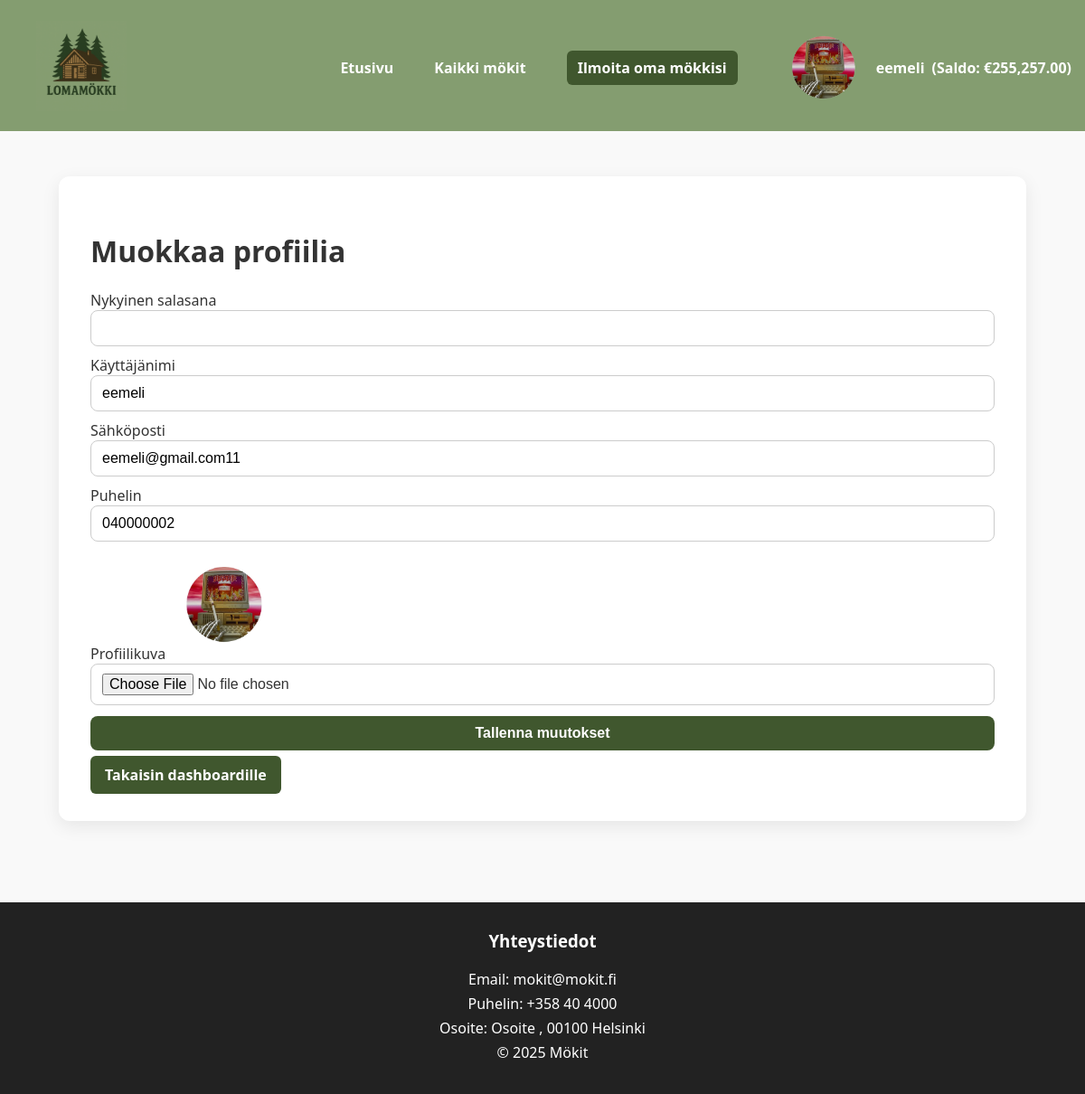
The page /edit_profile.php (signed in) on the database its author committed.
### tables this page shows
CREATE TABLE `users` (
  `id` int(11) NOT NULL,
  `username` varchar(100) NOT NULL,
  `email` varchar(255) NOT NULL,
  `phone` varchar(30) NOT NULL,
  `profile_image` varchar(255) DEFAULT NULL,
  `password` varchar(255) NOT NULL,
  `created_at` timestamp NOT NULL DEFAULT current_timestamp(),
  `balance` decimal(10,2) DEFAULT 0.00,
  `role` enum('admin','user') NOT NULL DEFAULT 'user'
);

### edit_profile.php (the view, shortened to what this page needs)
<?php
require 'config.php';
include 'header.php';
$stmt = $pdo->prepare("SELECT username, email, phone, profile_image, password FROM users WHERE id = ?");
$stmt->execute([$_SESSION['user_id']]);
$user = $stmt->fetch();
?>
<!doctype html>
<html lang="fi">
<head>
<link rel="stylesheet" href="style.css">
</head>
<body>
<main class="add_cabin">
  <h1>Muokkaa profiilia</h1>
  <form method="post" enctype="multipart/form-data">
      <label>Nykyinen salasana
        <input type="password" name="current_password" required>
      </label>
      <label>Käyttäjänimi
        <input type="text" name="username" value="<?=htmlspecialchars($user['username'])?>" required>
      </label>
      <label>Sähköposti
        <input type="email" name="email" value="<?=htmlspecialchars($user['email'])?>" required>
      </label>
      <label>Puhelin
        <input type="tel" name="phone" value="<?=htmlspecialchars($user['phone'])?>" required>
      </label>
      <label>Profiilikuva
        <?php if (!empty($user['profile_image'])): ?>
            <img src="<?=htmlspecialchars($user['profile_image'])?>" alt="Profiili" class="profile-preview">
        <?php endif; ?>
        <input type="file" name="profile_image" accept="image/*">
      </label>
      <button type="submit">Tallenna muutokset</button>
  </form>
  <a href="dashboard.php" class="btn back-btn">Takaisin dashboardille</a>
</main>
</body>
</html>
<?php include 'footer.php'; ?>

### header.php (shortened to what this page needs)
<?php
require 'config.php';
$user = null;
$user_balance = 0;
if (isset($_SESSION['user_id'])) {
    $stmt = $pdo->prepare("SELECT * FROM users WHERE id = ?");
    $stmt->execute([$_SESSION['user_id']]);
    $user = $stmt->fetch();
    $user_balance = $user['balance'] ?? 0;
}
?>
<header>
  <div class="header-flex" style="display:flex;justify-content:space-between;align-items:center;padding:20px 0;">
<a href="index.php"><img src="images/logo.png" width="100" alt="Lomamökki logo" style="margin-left:40px;"></a>
    <nav style="display:flex;align-items:center;gap:15px;">
      <a href="index.php" style="color:#fff;text-decoration:none;font-weight:600;">Etusivu</a>
      <a href="all_cabins.php" style="color:#fff;text-decoration:none;font-weight:600;">Kaikki mökit</a>
      <a href="<?= isset($_SESSION['user_id']) ? 'add_cabin.php' : 'login.php'; ?>" class="btn" style="color:#fff;background:#40572e;padding:8px 12px;border-radius:6px;">Ilmoita oma mökkisi</a>
      <?php if ($user): ?>
      <div class="profile-dropdown" style="position:relative;">
        <a href="#" style="display:flex;align-items:center;color:#fff;text-decoration:none;">
          <img src="<?=htmlspecialchars($user['profile_image'] ?? 'default-avatar.png')?>" alt="Profiili" class="profile-pic" style="width:100px;height:100px;border-radius:50%;object-fit:cover;margin-right:8px;">
          <?=htmlspecialchars($user['username'])?>
          <span style="margin-left:8px;font-weight:600;">(Saldo: €<?=number_format($user_balance, 2)?>)</span>
        </a>
      </div>
      <?php else: ?>
        <a href="login.php" style="color:#fff;text-decoration:none;font-weight:600;">Kirjaudu / Rekisteröidy</a>
      <?php endif; ?>
    </nav>
  </div>
</header>

### style.css (style rules this page uses)
body { font-family: 'Segoe UI', Tahoma, Geneva, Verdana, sans-serif; margin: 0; color: #333; background-color: #f9f9f9; display: flex; flex-direction: column; min-height: 100vh; }
header { background-color: #849D70; color: #fff; padding: 5x 0; margin-bottom: auto; text-align: center; }
header nav { margin-top: 5px; }
header nav a { color: #fff; margin: 0 15px; text-decoration: none; font-weight: 600; transition: color 0.2s; }
.btn { background-color: #40572e; color: white; padding: 10px 16px; text-align: center; border-radius: 6px; text-decoration: none; font-weight: bold; transition: background-color 0.3s ease; }
label { display: block; margin: 10px 0 4px; font-weight: 500; }
input, button { width: 100%; padding: 10px 12px; border-radius: 8px; border: 1px solid #ccc; font-size: 1em; transition: border-color 0.2s, box-shadow 0.2s; }
button { background-color: #40572e; color: #fff; border: none; font-weight: 600; margin-top: 8px; transition: background-color 0.2s, transform 0.2s; }
.profile-dropdown { position: relative; display: inline-block; }
.profile-pic { width: 135px; height: 135px; border-radius: 50%; object-fit: cover; margin-right: 8px; }
.add_cabin { width: 90%; max-width: 1000px; margin: 50px auto; padding: 40px 35px; background-color: #fff; border-radius: 12px; box-shadow: 0 6px 20px rgba(0,0,0,0.08); }
.profile-preview { width: 120px; height: 120px; border-radius: 50%; object-fit: cover; margin-right: 8px; }

### rows shown on the page
users: profile_image (picture), username "eemeli", balance "255,257.00", email "eemeli@gmail.com11", phone "040000002"
